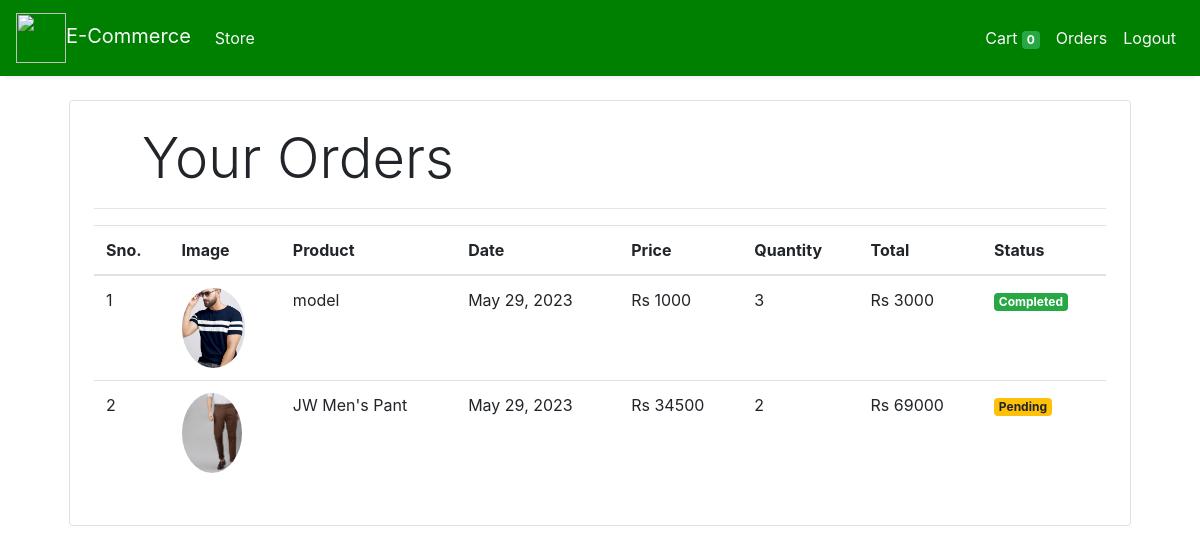
Screenshot of /orders (signed in) with the database file from the repository.
### store/models.py (models this page shows, shortened)
class Order(models.Model):
    product = models.ForeignKey(Products, on_delete=models.CASCADE)
    customer = models.ForeignKey(Customer, on_delete=models.CASCADE)
    quantity = models.IntegerField(default=1)
    price = models.IntegerField()
    address = models.CharField(max_length=100, default='', blank=True)
    phone = models.CharField(max_length=100, default='', blank=True)
    date =  models.DateField(default=datetime.today)
    status = models.BooleanField(default=False)
    @staticmethod
    def get_orders_by_customer(customer_id):
        return Order.objects.filter(customer=customer_id).order_by('-date')

class Products(models.Model):
    name = models.CharField(max_length=100)
    brand = models.CharField(max_length=100, blank=True)
    price = models.IntegerField(default=0)
    category = models.ForeignKey(Category, on_delete=models.CASCADE, default=1)
    description = models.CharField(max_length=10000, default='', blank=True, null=True)
    image = models.ImageField(upload_to='uploads/products/')

### store/middlewares/auth.py (the view)
    def middleware(request):
        print(request.session.get('customer'))
        returnUrl = request.META['PATH_INFO']
        print(request.META['PATH_INFO'])
        if not request.session.get('customer'):
           return redirect(f'login?return_url={returnUrl}')
        response = get_response(request)
        return response

### store/templatetags/custom_filter.py (called while the page is built)
@register.filter(name='currency')
def currency(number):
    return "Rs "+str(number)

@register.filter(name='multiply')
def multiply(number , number1):
    return number * number1

### store/views/orders.py (called while the page is built)
	def get(self, request):
		customer = request.session.get('customer')
		orders = Order.get_orders_by_customer(customer)
		print(orders)
		return render(request, 'orders.html', {'orders': orders})

### store/templates/orders.html
{% extends 'base.html' %}
{% block content %}
{% load cart %}
{% load custom_filter %}
<div class="container">
   <div class="border rounded p-4 m-4">
        <p class="display-4 pl-4 ml-4">Your Orders</p>
        <hr>
        <table class="table">
            <thead>
                <tr>
                    <th>Sno.</th>
                    <th>Image</th>
                    <th>Product</th>
                    <th>Date</th>
                    <th>Price</th>
                    <th>Quantity</th>
                    <th>Total</th>
                    <th>Status</th>
                </tr>
            </thead>
            <tbody>
                {% for order in orders %}
                <tr>
                    <td>{{forloop.counter}}</td>
                    <td><img style="height: 80px;" class="rounded-circle" src="{{order.product.image.url}}" alt=""></td>
                    <td>{{order.product.name}}</td>
                    <td>{{order.date}}</td>
                    <td>{{order.price|currency}}</td>
                    <td>{{order.quantity}}</td>
                    <td>{{order.quantity|multiply:order.price|currency}}</td>
                    {% if order.status %}
                    <td><small class="badge badge-success">Completed</small></td>
                    {%else%}
                    <td><small class="badge badge-warning">Pending</small></td>
                    {% endif %}
                </tr>
                {% endfor %}
            </tbody>
        </table>
   </div>
</div>
{% endblock %}

### rows the page displays
Order: product.image (picture), product.name "model", date "May 29, 2023", price "Rs 1000", quantity "3", quantity|multiply "Rs 3000", status "Completed"
Order: product.image (picture), product.name "JW Men's Pant", date "May 29, 2023", price "Rs 34500", quantity "2", quantity|multiply "Rs 69000", status "Pending"

### other values shown
{{ request.session.cart.keys|length }} "0"
